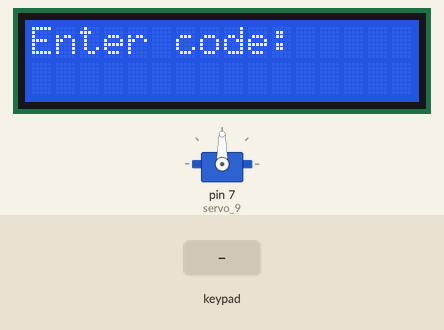
Recording of a sketch running on a simulated Arduino Uno, built with avr-gcc and run on an emulated ATmega328P. Shown: 16×2 character LCD, servo. Inputs (shaded band) come from the test bench.

Above: at 1.37 s.
1.8 s: keypad keys 1 1 1 1 D pressed 0.4 s apart
At 3.62 s:
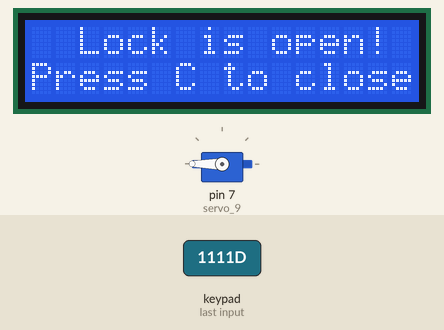
5.5 s: key 'C' pressed
At 5.62 s:
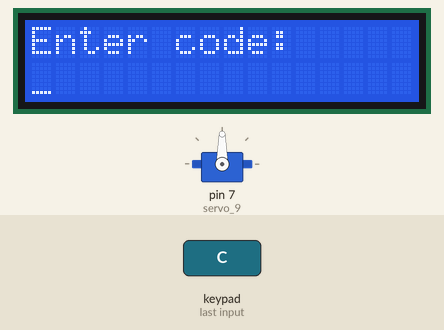
8.2 s: key 'D' pressed
At 9.0 s:
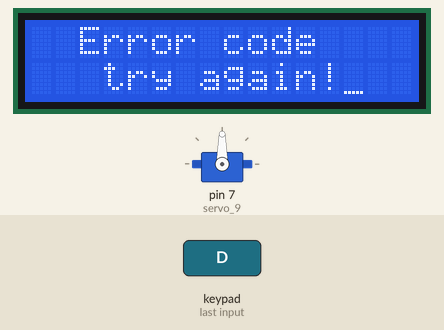
9.7 s: keypad keys 1 4 1 5 1 6 1 7 pressed 0.4 s apart
At 9.87 s:
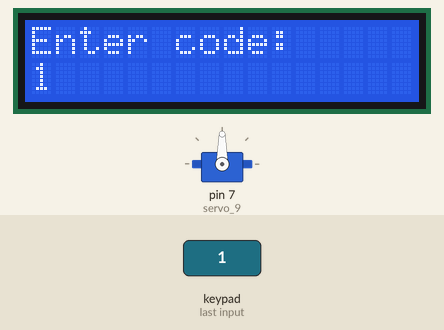
Timing chart, 0 to 12.7 s (numbered marks = the images above; inputs shaded):
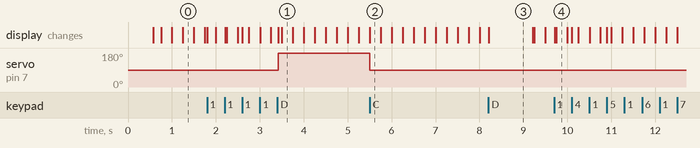

Measured:
- after the input at 1.8 s, servo on pin 7 (servo_9): 90° → 180° after 1.6 s; the display: first changes at once (image 1 shows a later state)
- after the input at 5.5 s, servo on pin 7 (servo_9): 180° → 90° at once; the display: changes at once (image 2)
- after the input at 8.2 s, the display: changes at once (image 3)
- after the input at 9.7 s, the display: first changes at once (image 4 shows a later state)
- what the display in image 3 shows lasts 1.0 s, from 8.2 s to 9.2 s

The sketch:

main.ino
```cpp
#include <LiquidCrystal.h>
#include <Keypad.h>
#include <Servo.h>

Servo servo_9;
int angle_rotate = 180;

const byte ROWS = 4;
const byte COLS = 4;

char keys[ROWS][COLS] = {
    {'1', '2', '3', 'A'},
    {'4', '5', '6', 'B'},
    {'7', '8', '9', 'C'},
    {'*', '0', '#', 'D'}};

byte rowPins[ROWS] = {14, 15, 16, 17};
byte colPins[COLS] = {2, 3, 4, 5};

Keypad kpd = Keypad(makeKeymap(keys), rowPins, colPins, ROWS, COLS);

const int rs = 8, en = 9, d4 = 10, d5 = 11, d6 = 12, d7 = 13;
LiquidCrystal lcd(rs, en, d4, d5, d6, d7);

char key, num[4];
int number;
int n, flag = 0;
int code = 1111;

boolean result = false;

void setup()
{
    Serial.begin(9600);
    lcd.begin(16, 2);
    lcd.print("Electronic lock");
    lcd.setCursor(0, 1);
    lcd.print("by CodeRatny");
    delay(500);
    LcdInputCode();
    servo_9.attach(7);
}

void updateCursor()
{
    if (millis() / 250 % 2 == 0) {
        lcd.cursor();
    } else {
        lcd.noCursor();
    }
}

void loop()
{
    updateCursor();
    key = kpd.getKey();
    if (key) {
        DetectButtons();
    }
}

void DetectButtons()
{
    if (strlen(num) < 4) {
        if ((key == '1') || (key == '2') || (key == '3') || (key == '4') ||
            (key == '5') || (key == '6') || (key == '7') || (key == '8') ||
            (key == '9') || (key == '0')) {

            num[n] = key;
            number = (number * 10) + (key - '0');
            n += 1;
            lcd.print(key);
        }
    }

    if (key == 'D') {
        if (number != code) {
            lcd.clear();
            lcd.setCursor(2, 0);
            lcd.print("Error code");
            lcd.setCursor(3, 1);
            lcd.print("try again!");
            delay(1000);
            LcdInputCode();
        } else {
            lcd.clear();
            lcd.setCursor(2, 0);
            lcd.print("Lock is open!");
            lcd.setCursor(0, 1);
            lcd.print("Press C to close");
            servo_9.write(angle_rotate);
            flag = 1;
        }
    }

    if (key == 'C' && flag == 1) {
        LcdInputCode();
        servo_9.write(angle_rotate - 90);
    }
}

void LcdInputCode()
{
    memset(num, 0, sizeof num);
    n = 0;
    number = 0;
    flag = 0;
    lcd.clear();
    lcd.cursor();
    lcd.print("Enter code: ");
    lcd.setCursor(0, 1);
}
```
